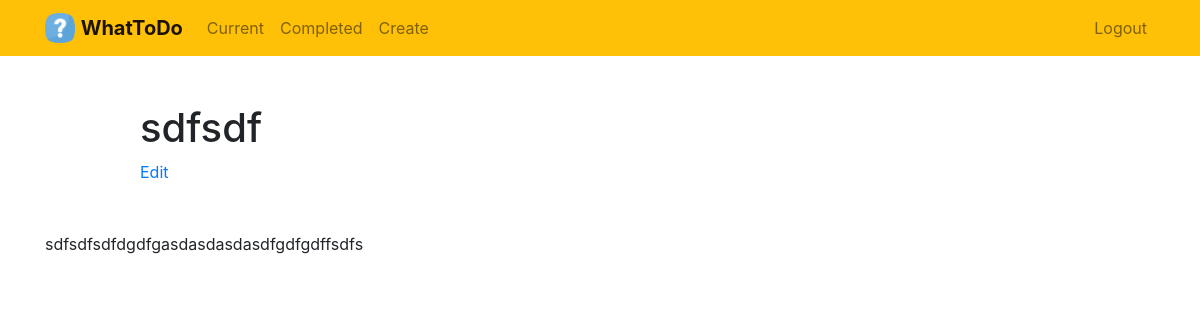
Page /todo/3 (signed in) on the earlier database version.
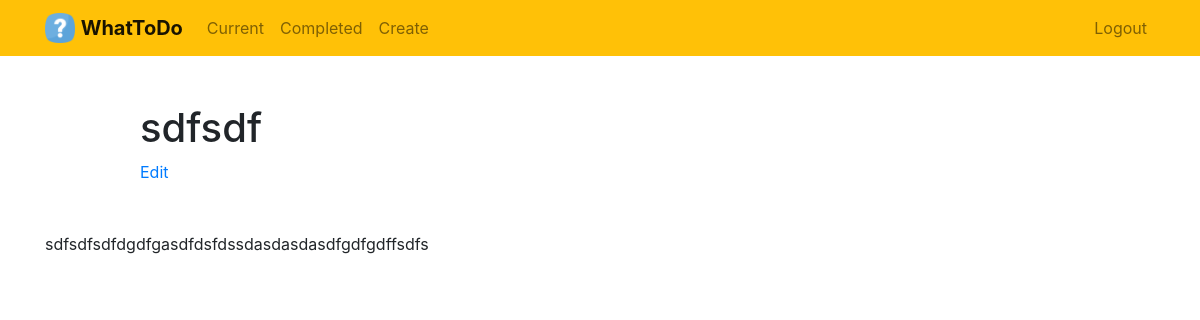
Same page on the later database version.
### todo/models.py (models this page shows, shortened)
class Todo(models.Model):
    title = models.CharField(max_length=100)
    memo = models.TextField(blank=True)
    created = models.DateTimeField(auto_now_add=True)
    datecompleted = models.DateTimeField(null=True, blank=True)
    important = models.BooleanField(default=False)
    user = models.ForeignKey(User, on_delete=models.CASCADE)

### todo/views.py (the view)
# urls.py: path('todo/<int:todo_pk>', views.viewtodo, name='viewtodo'),
@login_required
def viewtodo(request, todo_pk):
    todo = get_object_or_404(Todo, pk=todo_pk, user=request.user)
    form = TodoForm(instance=todo)
    return render(request, 'todo/viewtodo.html', {'todo': todo, 'form':form})

### todo/templates/todo/viewtodo.html
{% extends 'todo/base.html' %}
{% block content %}
    <div class="row justify-content-center mt-5">
        <div class="col-md-10">
            <h1> {{ todo.title }} </h1>
            <a href="{% url 'edittodo' todo.id %}">Edit</a>
        </div>
    </div>
<br> <br> {{ todo.memo }}
<br> <br>
{% endblock %}

Differences in the rows shown:
changed Todo "sdfsdf": memo "sdfsdfsdfdgdfgasdasdasdasdfgdfgdffsdfs" → "sdfsdfsdfdgdfgasdfdsfdssdasdasdasdfgdfgdffsdfs"
